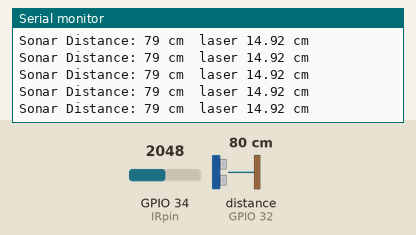
Bench run of a sketch on a simulated ESP32. On the bench: the last lines printed to the serial monitor. Wiring (inferred from the names in the program): ultrasonic range finder: trigger GPIO 33; echo GPIO 32. The inputs (shaded band) are chosen by the test bench; at power-on: GPIO 34 (IRpin) = 2048, distance to the obstacle (sensor on GPIO 32) 80 cm. The echo pulse lasts 58.3 µs per cm; WiFi joins after 1.5 s; servers stay silent unless stated; a WiFi scan finds three made-up networks.

Above: at 12.8 s.
12.9 s: GPIO 34 (IRpin) set to 336
At 13.5 s:
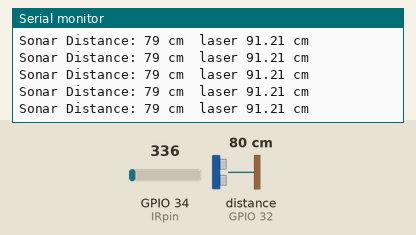
14.4 s: GPIO 34 (IRpin) set to 282
At 15.3 s:
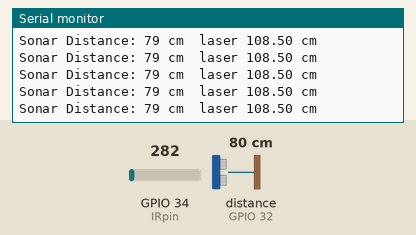
Timing chart, 0 to 17.4 s (numbered marks = the images above; inputs shaded):
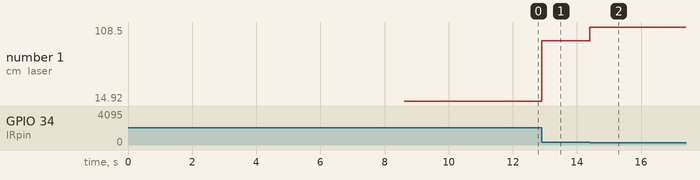

The sketch:

laser_sonar_code.ino
```cpp
#define echoPin 32
#define trigPin 33
#include "WiFi.h"

int IRpin = 34;
int sensor_val;
float dist;


long duration;
int distance;

void setup() {

  pinMode(trigPin, OUTPUT);
  pinMode(echoPin, INPUT);
  Serial.begin(115200);

  WiFi.mode(WIFI_STA);
  WiFi.disconnect();
  delay(100);

  Serial.println("WiFi Setup done");

  Serial.println("scan start");
  int n = WiFi.scanNetworks();
  Serial.println("scan done");
  if (n == 0) {
    Serial.println("no networks found");
  }
  else {
    Serial.print(n);
    Serial.println(" networks found");
    for (int i = 0; i < n; ++i) {
      Serial.print(i + 1);
      Serial.print(": ");
      Serial.print(WiFi.SSID(i));
      Serial.print(" (");
      Serial.print(WiFi.RSSI(i));
      Serial.print(")");
      Serial.println((WiFi.encryptionType(i) == WIFI_AUTH_OPEN) ? " " : "*");
      delay(10);
      char ssid[] = "JE_InP_Fac" ;
      char pass[] = "142536nm@@";
      String string_ssid = ssid;
      if (WiFi.SSID(i).equals(ssid) == 0) {
        WiFi.begin(ssid, pass);

        while (WiFi.status() != WL_CONNECTED)
        {
          delay(500);
          Serial.println("loading..");
        }
        Serial.print("Connected to network. My IP address is: ");
        Serial.println(WiFi.localIP());
        break;
      }
    }
  }
  Serial.println("");
  delay(5000);
}

void loop() {
  digitalWrite(trigPin, LOW);
  delayMicroseconds(5);
  digitalWrite(trigPin, HIGH);
  delayMicroseconds(10);
  digitalWrite(trigPin, LOW);
  duration = pulseIn(echoPin, HIGH);
  // Calculating the distance
  distance = duration * 0.0343 / 2; // Speed of sound wave divided by 2 (go and back)
  Serial.print("Sonar Distance: ");
  Serial.print(distance);
  Serial.print(" cm");


  sensor_val = map(analogRead(IRpin), 0, 4096, 0, 3300);
  dist = (24.61 / (sensor_val - 0.1696)) * 1000;
  Serial.print("  laser ");
  Serial.print(dist);
  Serial.println(" cm");
}
```

Measured:
- after the input at 12.9 s, the serial monitor: prints a new line at once (image 1)
- after the input at 14.4 s, the serial monitor: prints a new line at once (image 2)
- plotted number 1: 14.92 → 91.21 after the input at 12.9 s, 91.21 → 108.5 after the input at 14.4 s
